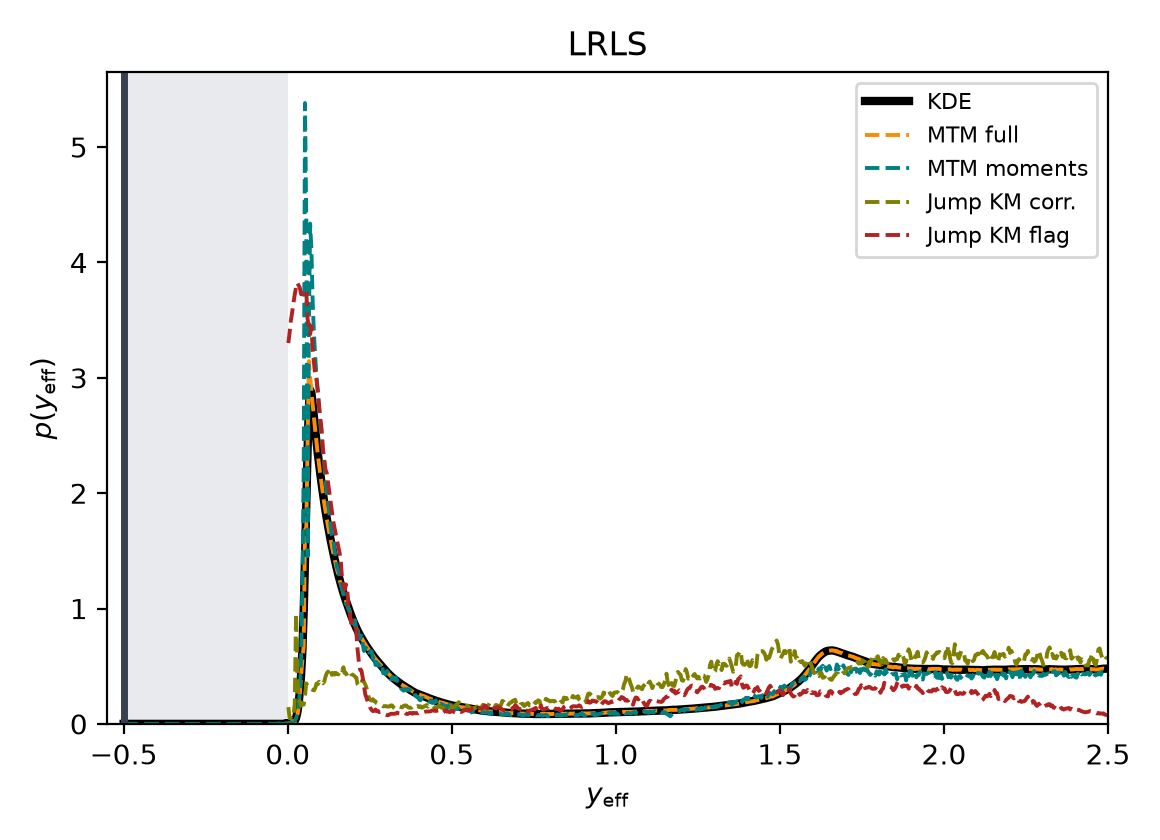

The Python source for this figure:
"""Figure 4(d): LRLS passive stationary distribution -- measured KDE vs the MTM and jump-KM reconstructions.

Renders a simple version of this panel from figure_4_d.csv alone (no processing).
Run: python3 figure_4_d.py
"""
from pathlib import Path
import pandas as pd
import matplotlib
matplotlib.use("Agg")
import matplotlib.pyplot as plt

HERE = Path(__file__).resolve().parent
STEM = "figure_4_d"
df = pd.read_csv(HERE / f"{STEM}.csv")

STYLE = {"KDE": ("black", "-", 3.0), "MTM full": ("darkorange", "--", 1.4),
         "MTM moments": ("teal", "--", 1.4), "Jump KM corr.": ("olive", "--", 1.4),
         "Jump KM flag": ("firebrick", "--", 1.4)}

fig, ax = plt.subplots(figsize=(5.8, 4.2))
for series, (color, ls, lw) in STYLE.items():
    g = df[df.series == series]
    ax.plot(g.x, g.y, color=color, linestyle=ls, lw=lw, label=series)
ax.axvline(-0.5, color="#374151", lw=2.5)
ax.axvspan(-0.5, 0.0, color="#9CA3AF", alpha=0.22, lw=0)
ax.set_xlim(-0.55, 2.5)
ax.set_ylim(bottom=0)
ax.set_xlabel(r"$y_{\mathrm{eff}}$")
ax.set_ylabel(r"$p(y_{\mathrm{eff}})$")
ax.set_title("LRLS")
ax.legend(fontsize=8)

fig.tight_layout()
fig.savefig(HERE / f"{STEM}.png", dpi=200)
print(f"saved {STEM}.png")
